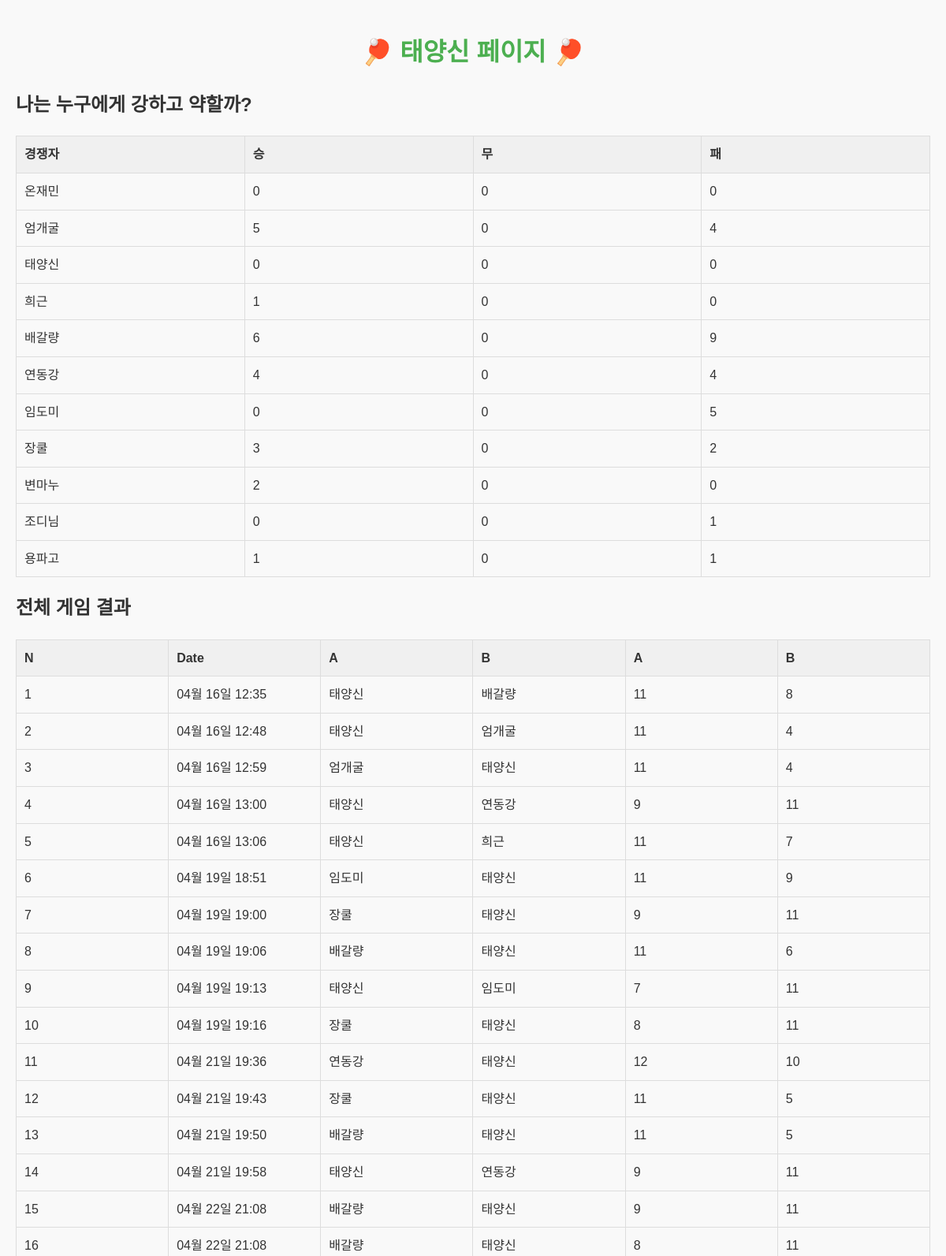
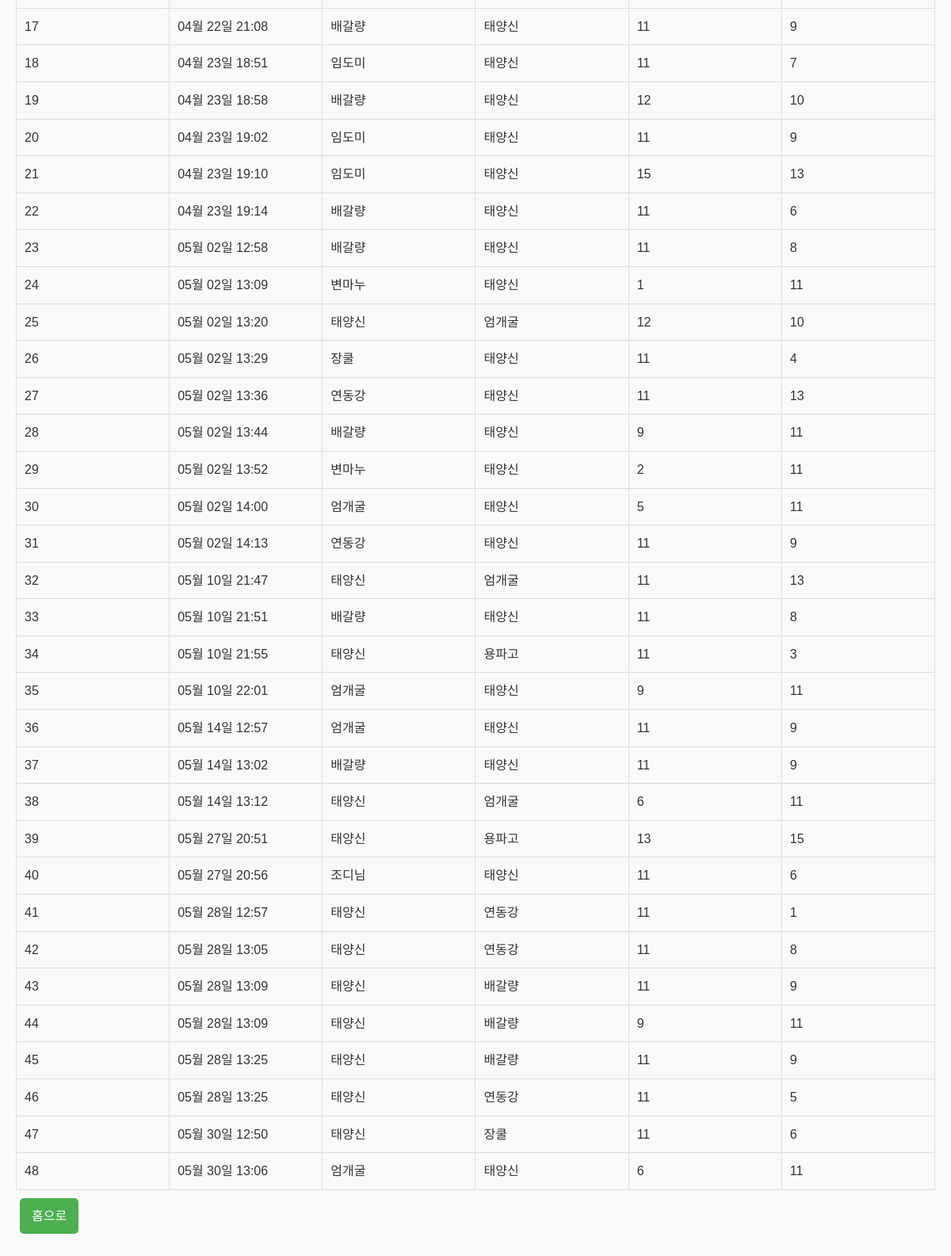
/personal/14, run on an earlier commit of the app's database (2 pictures, top to bottom).
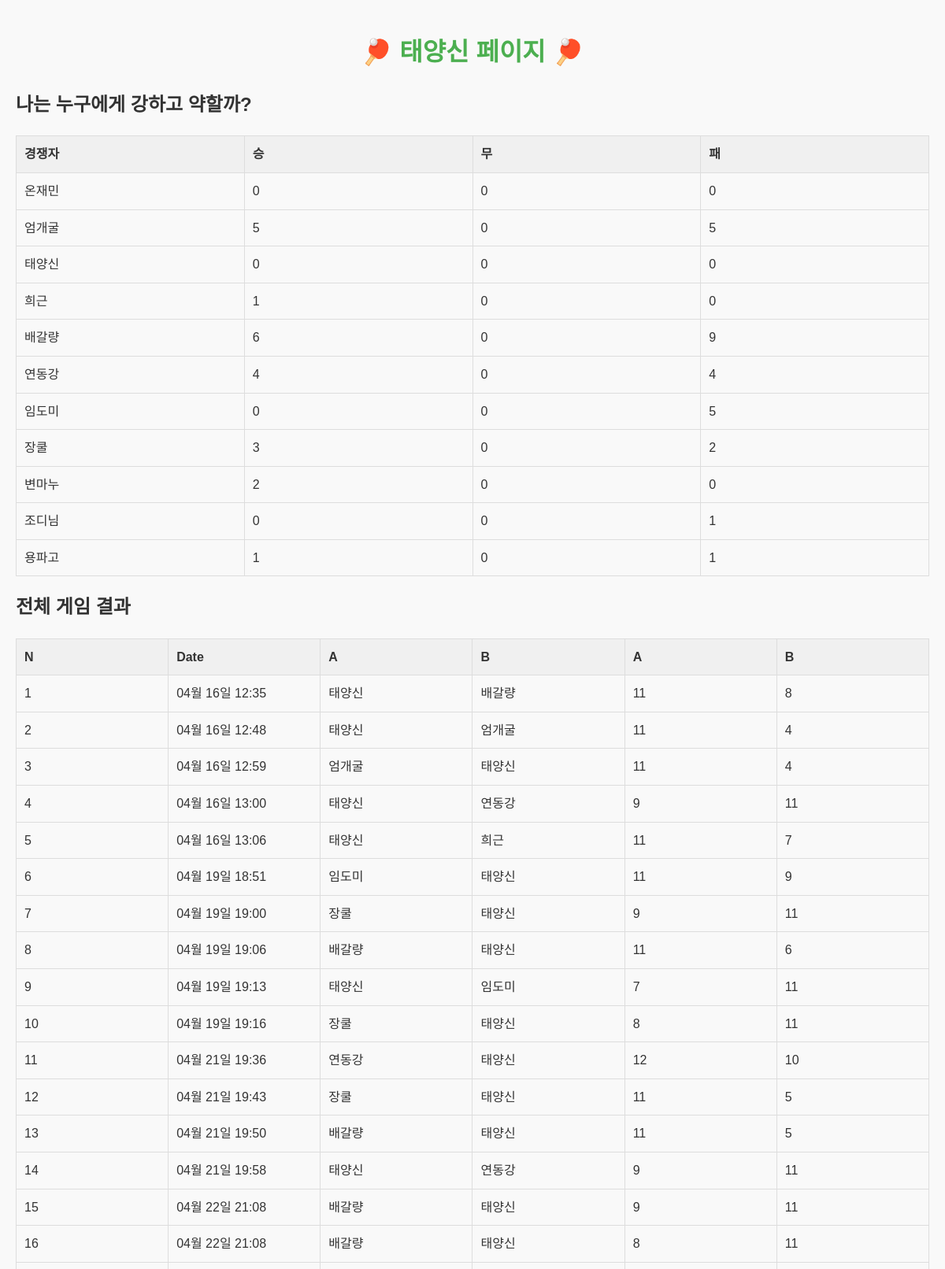
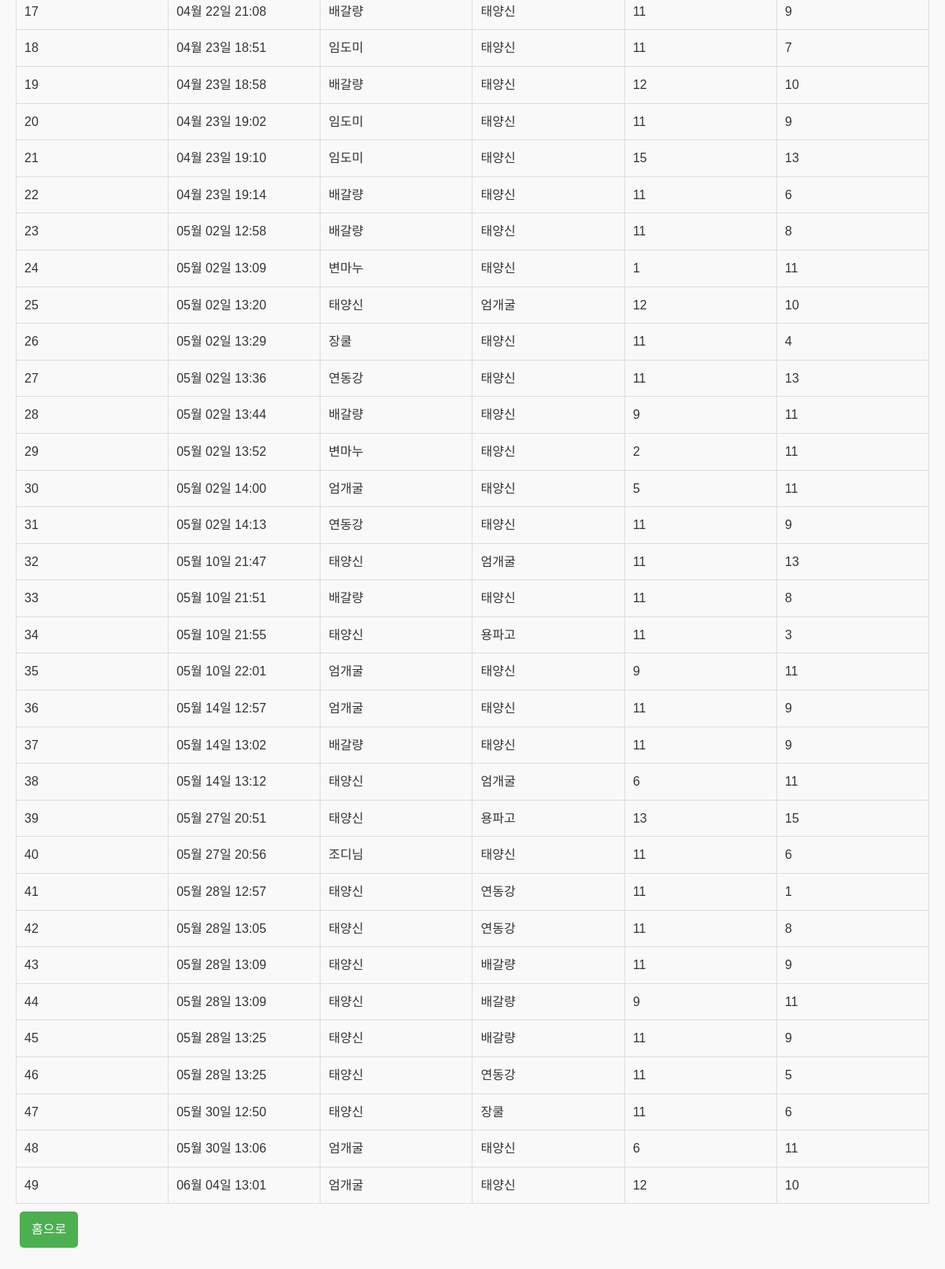
And on a later commit of the database (2 pictures, top to bottom).
### myapp/models.py (models this page shows, shortened)
class User(models.Model):
    name = models.CharField(max_length=5)
    wins = models.IntegerField(default=0)
    draws = models.IntegerField(default=0)
    losses = models.IntegerField(default=0)

class GameResult(models.Model):
    game_number = models.AutoField(primary_key=True)
    datetime = models.DateTimeField()
    player_a = models.ForeignKey(User, on_delete=models.CASCADE, related_name='games_as_player_a')
    player_b = models.ForeignKey(User, on_delete=models.CASCADE, related_name='games_as_player_b')
    score_a = models.IntegerField()
    score_b = models.IntegerField()
    season = models.IntegerField(default=1)  # New field with default value

### myapp/views.py (the view)
# urls.py: path('personal/<int:personal_id>', views.personal, name='personal'),
def personal(request, personal_id):
    personal_data=User.objects.get(id=personal_id)
    users = User.objects.all().order_by('id')
    user_index_map = {user.id: index for index,user in enumerate(users)}
    personal_results = GameResult.objects.filter(
        player_a=personal_data.id
    ) | GameResult.objects.filter(
        player_b=personal_data.id
    )
    score_matrix=[[0,0,0] for _ in range(len(users))] #승무패
    for result in personal_results:
        if result.player_a.id == personal_data.id: #player_a일 때
            row_num=user_index_map[result.player_b.id]
            if result.score_a > result.score_b:
                score_matrix[row_num][0] +=1 #승리
            elif result.score_a == result.score_b:
                score_matrix[row_num][1] +=1 #무승부
            else: #패배
                score_matrix[row_num][2] +=1
        elif result.player_b.id == personal_data.id: #player_b일 때
            row_num=user_index_map[result.player_a.id]
            if result.score_a > result.score_b:
                score_matrix[row_num][2] +=1 #패배
            elif result.score_a == result.score_b:
                score_matrix[row_num][1] +=1
            else: #승리
                score_matrix[row_num][0] +=1
    personal_results = personal_results.order_by("datetime")
    users_scores = zip(users, score_matrix)
    return render(request, 'personal.html',{'personal_data':personal_data, 'personal_results':personal_results, 'users_scores':users_scores } )

### myapp/templates/personal.html (shortened to what this page needs)
{% load static %}
<!DOCTYPE html>
<html lang="en">
  <head>
    <link rel="stylesheet" href="{% static 'myapp/css/personal.css' %}" />
  </head>
  <body>
    <header>
      <h1>🏓 {{personal_data.name}} 페이지 🏓</h1>
    </header>
    <section>
        <h2>나는 누구에게 강하고 약할까?</h2>
        <table border="1">
          <tr>
            <th>경쟁자</th>
            <th>승</th>
            <th>무</th>
            <th>패</th>
          </tr>
          {% for users, scores in users_scores %}
          <tr>
            <td>{{ users.name }}</td>
            <td>{{ scores.0 }}</td>
            <td>{{ scores.1 }}</td>
            <td>{{ scores.2 }}</td>
          </tr>
          {% endfor %}
        </table>
      </section>
    <section>
      <h2>전체 게임 결과</h2>
      <table border="1">
        <tr>
          <th>N</th>
          <th>Date</th>
          <th>A</th>
          <th>B</th>
          <th>A</th>
          <th>B</th>
        </tr>
        {% for result in personal_results %}
        <tr>
          <td>{{ forloop.counter }}</td>
          <td>{{ result.datetime|date:"m월 d일 H:i" }}</td>
          <td>{{ result.player_a.name }}</td>
          <td>{{ result.player_b.name }}</td>
          <td>{{ result.score_a }}</td>
          <td>{{ result.score_b }}</td>
        </tr>
        {% endfor %}
      </table>
    </section>
    <div>{{score_matrix}}
    <a class='button' href="{% url 'home' %}">홈으로</a>
  </body>
</html>

What changed in the data, as far as the page shows it:
changed User "엄개굴": scores "4" → "5"
added GameResult: datetime "06월 04일 13:01", player_a.name "엄개굴", player_b.name "태양신", score_a "12", score_b "10"
